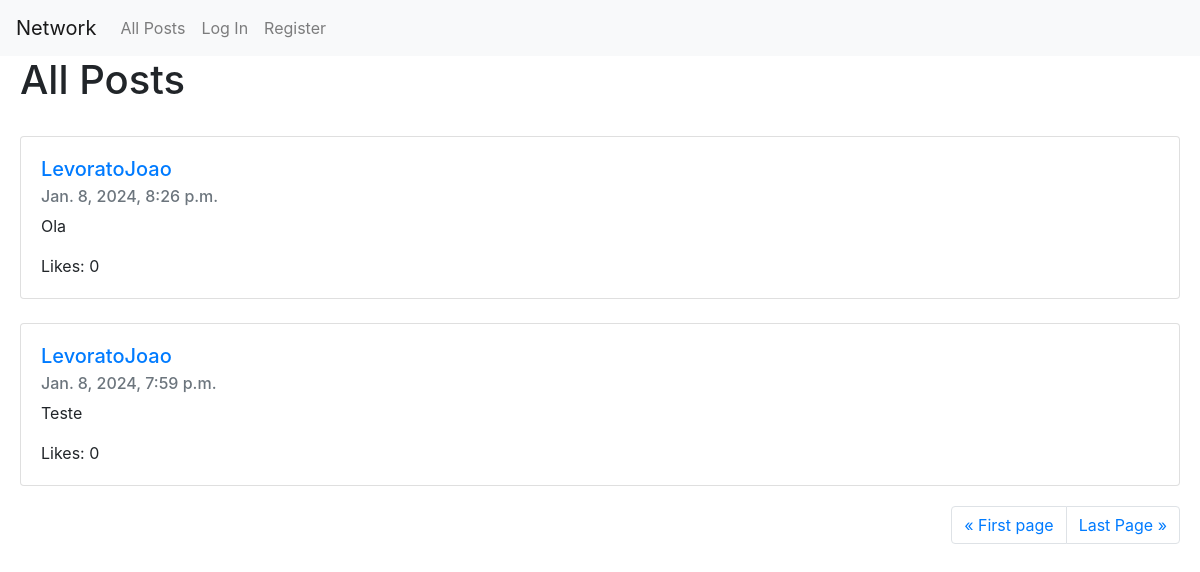
The app's page /, older data.
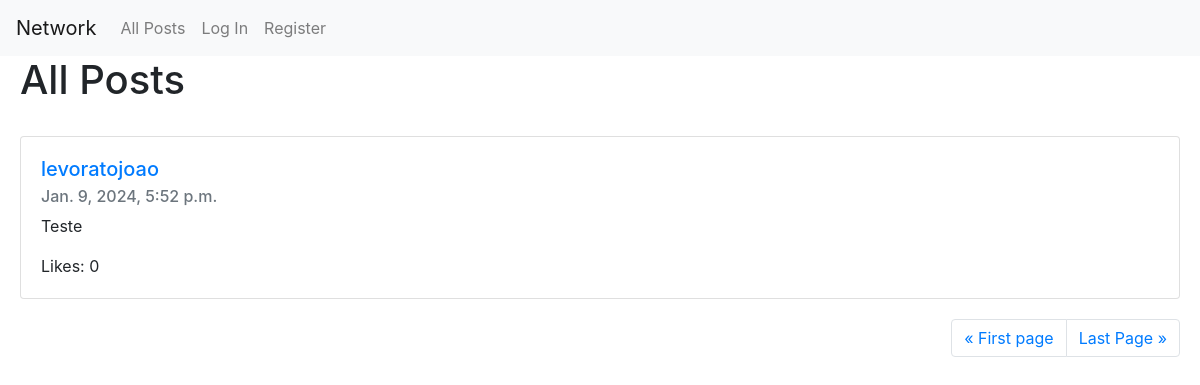
The same page, newer data.
### network/models.py (models this page shows, shortened)
class Posts(models.Model):
    poster = models.ForeignKey(User, on_delete=models.CASCADE, blank=True, related_name="poster")
    content = models.TextField(max_length=500)
    creationDate = models.DateTimeField(auto_now_add=True, null=True, blank=True)
    likes = models.ManyToManyField(User, blank=True, null=True, related_name="likes")

class User(AbstractUser):
    pass

### network/views.py (the view)
# urls.py: path("", views.index, name="index"),
def index(request):
    posts = Posts.objects.order_by("-creationDate").all()
    paginator = Paginator(posts, 10)
    page_number = request.GET.get("page", 1)
    page_obj = paginator.get_page(page_number)
    return render(request, "network/index.html", {
        "posts": page_obj
    })

### network/templates/network/index.html (shortened to what this page needs)
{% extends 'network/layout.html' %}
{% block body %}
    <h1 style="margin-left: 20px;">All Posts</h1>
    <div id="posts" style="margin-left: 20px; margin-right: 20px;">
        {% for post in posts %}
        <br>
        <div class="card">
            <div class="card-body">
                <a id="profile" href="{% url 'profile' post.poster.username %}" class="card-link"><h5 class="card-title">{{ post.poster }}</h5></a>
                <h6 class="card-subtitle mb-2 text-muted">{{ post.creationDate }}</h6>
                <p class="card-text">{{ post.content }}</p>
                <p class="card-text">Likes: {{ post.lokes|length }}</p>
            </div>
        </div>
        {% endfor %}
    </div>
    <div id="pag-div" style="margin-right: 20px; margin-top: 20px;">
        <nav aria-label="Page navigation example">
            <ul class="pagination justify-content-end">
                <li class="page-item"><a class="page-link" href="?page=1">&laquo; First page</a></li>
                <li class="page-item"><a class="page-link" href="?page={{ posts.paginator.num_pages }}">Last Page &raquo;</a></li>
            </ul>
        </nav>
    </div>
{% endblock %}

Row changes from the older to the newer data that the page shows:
removed Posts: poster "LevoratoJoao", creationDate "Jan. 8, 2024, 8:26 p.m.", content "Ola", lokes|length "0"
changed Posts "Teste": poster "LevoratoJoao" → "levoratojoao"; creationDate "Jan. 8, 2024, 7:59 p.m." → "Jan. 9, 2024, 5:52 p.m."
